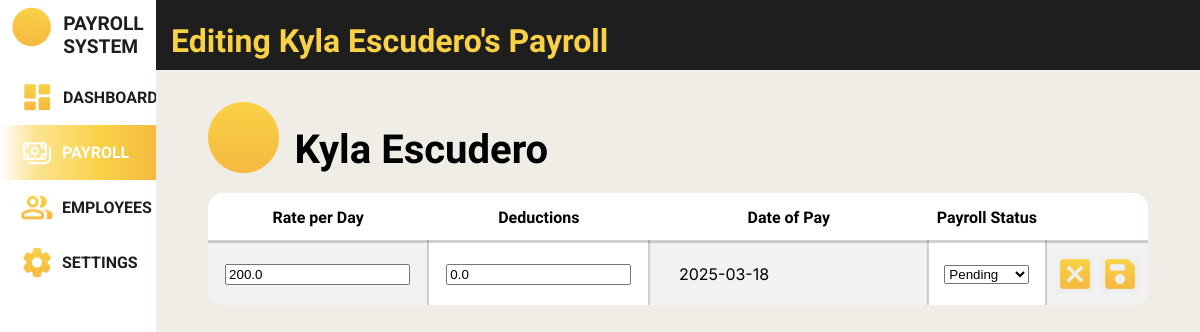
The app's page /payroll_system/payroll_edit/38/ (signed in) with its own data.
### payroll_system/models.py (models this page shows, shortened)
class Employee(models.Model):
    class Gender(models.TextChoices):
        MALE = 'Male', _('Male')
        FEMALE = 'Female', _('Female')
        OTHERS = 'Others', _('Others')
    class HighestEducation(models.TextChoices):
        GRADESCHOOL = 'Grade School', _('Grade School')
        HIGHSCHOOL = 'High School', _('High School')
        BACHELORS_DEGREE = 'Bachelor\'s Degree', _('Bachelor\'s Degree')
        VOCATIONAL_EDUCATION = 'Vocational Education', _('Vocational Education')
        MASTERS_DEGREE = 'Master\'s Degree', _('Master\'s Degree')
    class EmployeeStatus(models.TextChoices):
        FULLTIME = 'Full Time', _('Full Time')
        PARTTIME = 'Part Time', _('Part Time')
    class ActiveStatus(models.TextChoices):
        ACTIVE = 'Active', _('Active')
        INACTIVE = 'Inactive', _('Inactive')
    employee_id = models.AutoField(primary_key=True)
    first_name = models.CharField(max_length=100, null=False)
    last_name = models.CharField(max_length=100, null=False)
    gender = models.CharField(max_length=6, choices=Gender.choices, null=False)
    date_of_birth = models.DateField(null=True)
    contact_number = models.CharField(max_length=15, null=True)
    emergency_contact = models.CharField(max_length=15, null=True)
    barangay = models.CharField(max_length=100, null=True)
    postal_address = models.IntegerField(null=True)
    highest_education = models.CharField(max_length=20, choices=HighestEducation.choices, null=True)
    work_experience = models.CharField(max_length=2083, null=True)
    date_of_employment = models.DateField(default=timezone.now)
    days_worked = models.IntegerField(default=0, null=False)
    employee_status = models.CharField(max_length=9, choices=EmployeeStatus.choices, null=True)
    active_status = models.CharField(max_length=8, choices=ActiveStatus.choices, default=ActiveStatus.ACTIVE)
    absences = models.IntegerField(default=0, null=False)
    employee_image = models.ImageField(null=True, blank=True, upload_to='images/')

class Payroll(models.Model):
    class PayrollStatus(models.TextChoices):
        PENDING = 'PENDING', _('Pending')
        PROCESSED = 'PROCESSED', _('Processed')
    payroll_id = models.AutoField(primary_key=True)
    rate = models.FloatField(default=0, null=False)
    incentives = models.FloatField(default=0, null=False)
    payroll_status = models.CharField(max_length=9, choices=PayrollStatus.choices, default=PayrollStatus.PENDING, null=True, blank=True)
    deductions = models.FloatField(default=0, null=False)
    salary = models.FloatField(default=0, null=False)
    cash_advance = models.FloatField(default=0, null=False)
    under_time = models.FloatField(default=0, null=False)
    payment_date = models.DateField(null=False)
    employee_id_fk = models.ForeignKey(Employee, on_delete=models.CASCADE, related_name='payrolls')
    attendance_id_fk = models.ForeignKey(Attendance, null=True, blank=True, on_delete=models.CASCADE)

### payroll_system/views.py (the view)
# urls.py: path('payroll_edit/<int:employee_id>/', views.payroll_edit , name='payroll_edit'),
@login_required
def payroll_edit(request, employee_id):
    employee = Employee.objects.get(employee_id=employee_id)
    today = timezone.now().date()
    try:
        payroll = Payroll.objects.get(
            employee_id_fk=employee,
            payment_date__gte=today
        )
    except Payroll.DoesNotExist:
        payroll = Payroll(employee_id_fk=employee)
        payroll.payment_date = today + timezone.timedelta(days=7)
        try:
            prev_payroll = Payroll.objects.filter(
                employee_id_fk=employee
            ).latest('payment_date')
            payroll.rate = prev_payroll.rate
            payroll.incentives = prev_payroll.incentives
        except Payroll.DoesNotExist:
            pass
    if request.method == 'POST':
        form = PayrollForm(request.POST, instance=payroll)
        if form.is_valid():
            form.save()
            return redirect('payroll_system:payroll_individual', employee_id=employee_id)
    else:
        form = PayrollForm(instance=payroll)
    latest_payroll = employee.payrolls.order_by('-payment_date').first()
    context = {
        'form': form,
        'employee': employee,
        'latest_payroll': latest_payroll
    }
    return render(request, 'payroll_system/payroll_edit.html', context)

### payroll_system/forms.py
class PayrollForm(ModelForm):
    class Meta:
        model = Payroll
        fields = ('rate', 'deductions', 'payment_date', 'payroll_status')
        widgets = {
            'rate': forms.NumberInput(),
            'deductions': forms.NumberInput(),
            'payment_date': forms.DateInput(),
            'payroll_status': forms.Select()
        }

### payroll_system/templates/payroll_system/payroll_edit.html (shortened to what this page needs)
{% load static %}
<!DOCTYPE html>
<html lang="en">
<head>
    <link rel="stylesheet" href="{% static 'css/template.css' %}">
    <link rel="stylesheet" href="{% static 'css/payroll_edit.css' %}">
</head>
<body>
    <div class="body">
        <nav>
            <div class="logo">
                <div class="logo-group">
                    <div class="logo-picture">
                        <img src="{% static 'images/logo_icon.png' %}" alt="">
                    </div>
                    <div class="logo-name">
                        <p>PAYROLL</p>
                        <p>SYSTEM</p>
                    </div>
                </div>
            </div>
            <div class="menu">
                <ul>
                    <li class="menu-dashboard">
                        <a href="{% url 'payroll_system:dashboard' %}">
                            <img src="{% static 'images/dashboard_icon.png' %}" alt="">
                            <div class="link">DASHBOARD</div>
                        </a>
                    </li>
                    <li class="menu-payroll" id="focused">
                        <a href="{% url 'payroll_system:payrolls' %}">
                            <img src="{% static 'images/payroll_icon_focused.png' %}" alt="">
                            <div class="link">PAYROLL</div>
                        </a>
                    </li>
                    <li class="menu-employees">
                        <a href="{% url 'payroll_system:employees' %}">
                            <img src="{% static 'images/employee_icon.png' %}" alt="">
                            <div class="link">EMPLOYEES</div>
                        </a>
                    </li>
                    <li class="menu-settings">
                        <a href="{% url 'payroll_system:settings' %}">
                            <img src="{% static 'images/settings_icon.png' %}" alt="">
                            <div class="link">SETTINGS</div>
                        </a>
                    </li>
                </ul>
            </div>
        </nav>
        <header>
            <h1>Editing {{ employee.first_name }} {{ employee.last_name }}'s Payroll</h1>
        </header>
        <div class="system_content">
            <div class="container">
                <div class="profile-picture">
                    <img src="{% static 'images/profile_picture.png' %}" alt="">
                    <div class="employee_name">
                        <h1>
                            {{ employee.first_name }} {{ employee.last_name }}
                        </h1>
                    </div>
                </div>
                <div class="edit_container">
                    <table>
                        <tr>
                            <th>Rate per Day</th>
                            <th>Deductions</th>
                            <th>Date of Pay</th>
                            <th>Payroll Status</th>
                            <th></th>
                        </tr>
                        <tr>
                            <form class="edit_field" method="POST">
                                <td>{{ form.rate }}</td>
                                <td>{{ form.deductions }}</td>
                                <td>{{ form.payment_date }}</td>
                                <td>{{ form.payroll_status }}</td>
                                <td>
                                    <input type="button" value="">
                                    <input type="submit" value="">
                                </td>
                            </form>
                        </tr>
                    </table>
                </div>
            </div>
        </div>
    </div>
</body>
</html>

### static/css/template.css (style rules this page uses)
html, body { margin: 0; height: 100%; width: 100%; background-color: #EFEDE6; }
.body { height: 100%; width: 100%; display: grid; grid-template-areas: 'nav head head' 'nav main main' 'nav main main'; grid-template-columns: 13% auto auto; grid-template-rows: 70px auto auto; background-color: #EFEDE6; }
nav { height: 100%; width: 13%; position: fixed; top: 0; left: 0; grid-area: nav; z-index: 10; background-color: white; }
nav .logo { height: 70px; display: flex; justify-content: center; align-items: center; }
nav .logo .logo-group { display: flex; overflow: hidden; }
nav .logo .logo-group .logo-picture img { height: 40px; width: auto; object-fit: cover; }
nav .logo .logo-group .logo-name { margin: 5px 0 5px 12px; }
nav .logo .logo-group .logo-name p { margin: 0; text-align: left; color: #1e1e1e; font-family: 'League Spartan'; font-size: 120%; font-weight: 900; }
nav .menu { height: fit-content; }
nav .menu ul { list-style-type: none; margin: 0; padding: 0; }
nav .menu ul .menu-dashboard, nav .menu ul .menu-payroll, nav .menu ul .menu-employees, nav .menu ul .menu-settings { margin: 0; padding: 10px 20px; overflow: hidden; }
nav .menu ul .menu-dashboard a, nav .menu ul .menu-payroll a, nav .menu ul .menu-employees a, nav .menu ul .menu-settings a { text-decoration: none; display: flex; }
nav .menu ul .menu-dashboard a .link, nav .menu ul .menu-payroll a .link, nav .menu ul .menu-employees a .link, nav .menu ul .menu-settings a .link { margin: 8px; text-decoration: none; text-align: left; color: #1e1e1e; font-family: 'Roboto'; font-size: 100%; font-weight: 700; }
#focused { background: linear-gradient(89.98deg, rgba(248, 209, 70, 0), rgba(248, 209, 70, 0.6) 23%, #f8d146 66%, #f5b93f); }
#focused .link { color: #fff; }
header { grid-area: head; z-index: 9; background-color: #1e1e1e; color: #f8d146; font-family: 'League Spartan'; display: flex; justify-content: start; align-items: end; }
header h1 { margin: 10px 15px; font-size: 2rem; }
.system_content { grid-area: main; z-index: 8; background: none; }

### static/css/payroll_edit.css (style rules this page uses)
.body { height: 100%; }
.container { padding: 12px; position: absolute; height: fit-content; width: 85%; display: flex; flex-direction: column; z-index: 8; }
.container .profile-picture { width: 40%; margin: 20px 40px; display: flex; align-items: end; }
.profile-picture img { width: 17.5%; height: auto; }
.profile-picture .employee_name { margin: 0 15px; }
.profile-picture .employee_name h1 { font-family: 'League Spartan'; font-size: 2.5rem; margin: 0; }
.container .edit_container { margin: 0 40px; display: flex; flex-direction: column; }
.container .edit_container table { width: 100%; background-color: #fff; text-align: center; border: none; border-radius: 15px; border-spacing: 0; border-collapse: collapse; overflow: hidden; }
table tr { border-bottom: 2px solid rgba(30, 30, 30, 0.20); }
table tr:first-child { border-bottom: 3px solid rgba(30, 30, 30, 0.20); }
table tr td:nth-child(odd) { background-color: #f2f2f2; }
table tr:last-child { border-bottom: none; }
table tr th { padding: 15px 0 12.5px; font-family: 'League Spartan'; font-size: 1rem; font-weight: 800; }
table tr td { text-align: center; font-size: 1rem; font-family: 'Inter'; border-right: 2px solid rgba(30, 30, 30, 0.20); }
table tr td:last-child { border-right: none; }
table tr td input[type=text] { height: 100%; width: 80%; background: none; padding: 20px 0; font-family: 'Inter'; font-size: 1rem; border: none; }
table tr td input[type=submit] { height: 40px; width: 40px; padding: 20px 0; background-image: url('../images/save_icon.png'); background-repeat: no-repeat; background-size: cover; border: none; }
table tr td input[type=button] { height: 40px; width: 40px; padding: 20px 0; background-image: url('../images/cancel_icon.png'); background-repeat: no-repeat; background-size: cover; border: none; }

### records on screen
Employee: first_name "Kyla", last_name "Escudero"
Payroll: rate "200.0", deductions "0.0", payment_date "2025-03-18", payroll_status "Pending"
